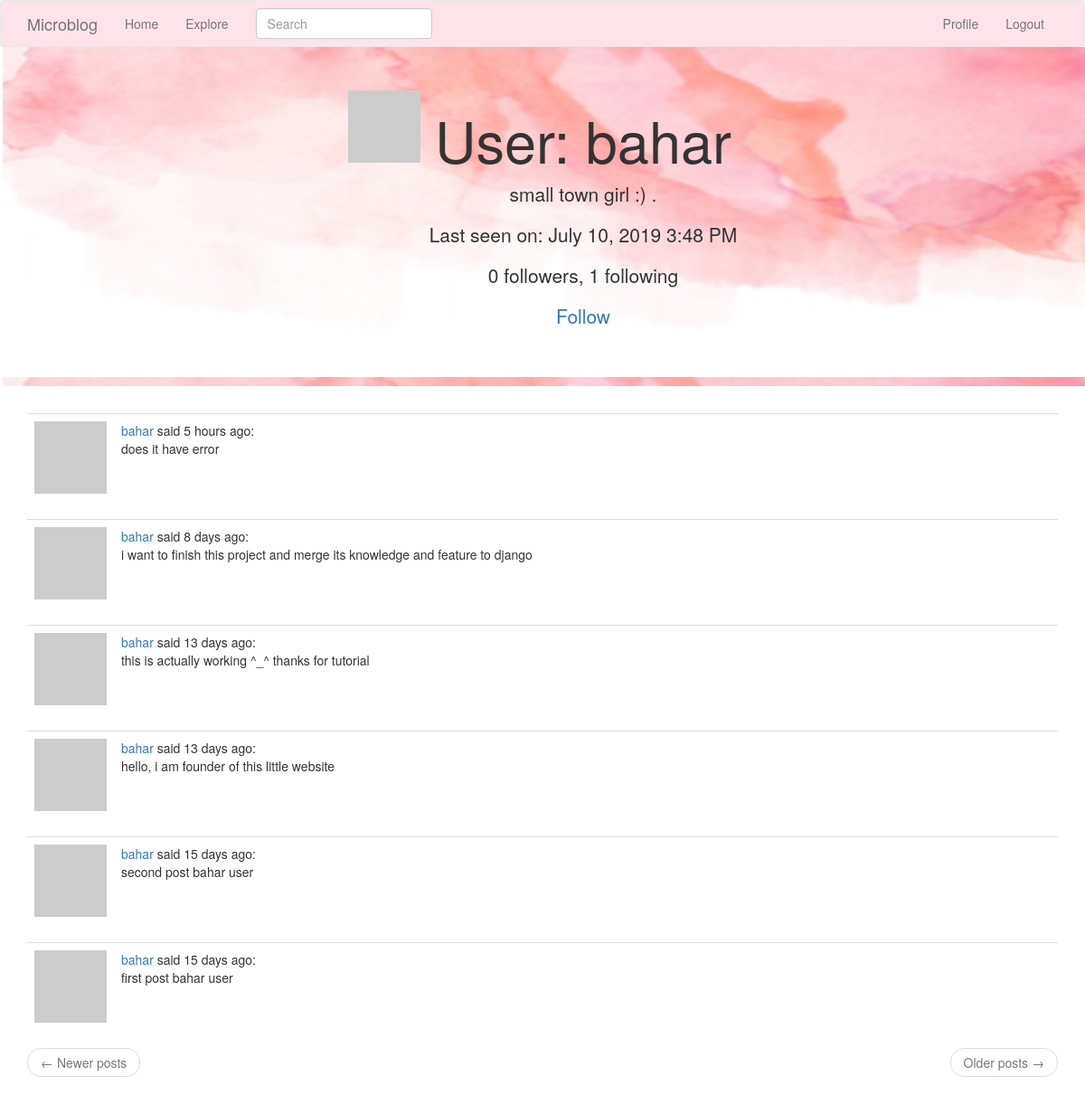
Before: /user/bahar (signed in) with the older database file.
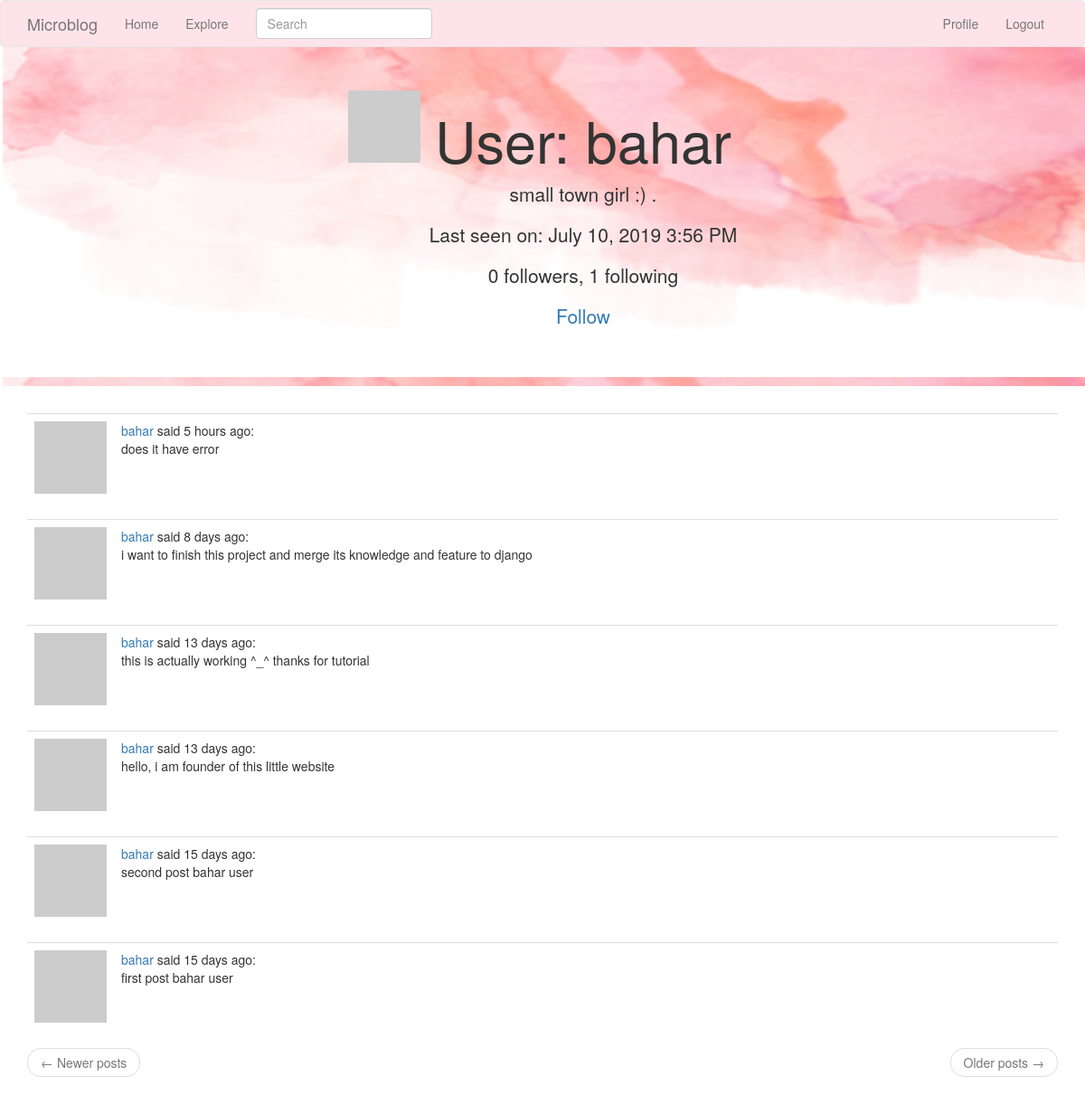
After: the same page with the newer database file.
### app/models.py (models this page shows, shortened)
class User(UserMixin, db.Model):
    id = db.Column(db.Integer, primary_key=True)
    username = db.Column(db.String(64), index=True, unique=True)
    email = db.Column(db.String(120), index=True, unique=True)
    password_hash = db.Column(db.String(128))
    posts = db.relationship('Post', backref='author', lazy='dynamic')
    about_me = db.Column(db.String(140))
    last_seen = db.Column(db.DateTime, default=datetime.utcnow)
    def avatar(self, size):
        digest = md5(self.email.lower().encode('utf-8')).hexdigest()
        return 'https://www.gravatar.com/avatar/{}?d=identicon&s={}'.format(
            digest, size)
    followed = db.relationship(
        'User', secondary=followers,
        primaryjoin=(followers.c.follower_id == id),
        secondaryjoin=(followers.c.followed_id == id),
        backref=db.backref('followers', lazy='dynamic'), lazy='dynamic')
    def is_following(self, user):
        return self.followed.filter(
            followers.c.followed_id == user.id).count() > 0

### app/main/routes.py (the view)
@bp.route('/user/<username>')
@login_required
def user(username):
    user = User.query.filter_by(username=username).first_or_404()
    page = request.args.get('page', 1, type=int)
    posts = user.posts.order_by(Post.timestamp.desc()).paginate(
        page, current_app.config['POSTS_PER_PAGE'], False)
    next_url = url_for('main.user', username=user.username, page=posts.next_num) \
        if posts.has_next else None
    prev_url = url_for('main.user', username=user.username, page=posts.prev_num) \
        if posts.has_prev else None
    return render_template('user.html', user=user, posts=posts.items,
                           next_url=next_url, prev_url=prev_url)

### app/main/forms.py
class SearchForm(FlaskForm):
    q = StringField(_l('Search'), validators=[DataRequired()])
    def __init__(self, *args, **kwargs):
        if 'formdata' not in kwargs:
            kwargs['formdata'] = request.args
        if 'csrf_enabled' not in kwargs:
            kwargs['csrf_enabled'] = False
        super(SearchForm, self).__init__(*args, **kwargs)

### app/main/routes.py (called while the page is built)
@bp.before_app_request
def before_request():
    if current_user.is_authenticated:
        current_user.last_seen = datetime.utcnow()
        db.session.commit()
        g.search_form = SearchForm()
    g.locale = str(get_locale())

### app/models.py (called while the page is built)
@login.user_loader
def load_user(id):
    return User.query.get(int(id))

    @classmethod
    def before_commit(cls, session):
        session._changes = {
            'add': list(session.new),
            'update': list(session.dirty),
            'delete': list(session.deleted)
        }

### app/templates/user.html
{% extends "base.html" %}
{% block app_content %}
    <div class="jumbotron text-center" style="background-image: url({{url_for('static', filename='bg1.png')}});">
    <table align="center">
        <tr valign="top">
            <td style="padding-right:10px;"><img src="{{ user.avatar(128) }}"></td>
            <td><h1>{{ _('User') }}: {{ user.username }}</h1>
        {% if user.about_me %}<p>{{ user.about_me }}</p>{% endif %}
        {% if user.last_seen %}<p>{{ _('Last seen on') }}: {{ moment(user.last_seen).format('LLL') }}</p>{% endif %}
        <p>{{ _('%(count)d followers', count=user.followers.count()) }}, {{ _('%(count)d following', count=user.followed.count()) }}</p>
        {% if user == current_user %}
        <p><a href="{{ url_for('main.edit_profile') }}">{{ _('Edit your profile') }}</a></p>
        {% elif not current_user.is_following(user) %}
        <p><a href="{{ url_for('main.follow', username=user.username) }}">{{ _('Follow') }}</a></p>
        {% else %}
        <p><a href="{{ url_for('main.unfollow', username=user.username) }}">{{ _('Unfollow') }}</a></p>
        {% endif %}
            </td>
        </tr>
    </table>
    </div>
    <div class="container" >
    {% for post in posts %}
        {% include '_post.html' %}
    {% endfor %}
    <nav aria-label="...">
        <ul class="pager">
            <li class="previous{% if not prev_url %} disabled{% endif %}">
                <a href="{{ prev_url or '#' }}">
                    <span aria-hidden="true">&larr;</span> {{ _('Newer posts') }}
                </a>
            </li>
            <li class="next{% if not next_url %} disabled{% endif %}">
                <a href="{{ next_url or '#' }}">
                    {{ _('Older posts') }} <span aria-hidden="true">&rarr;</span>
                </a>
            </li>
        </ul>
    </nav>
    </div>
{% endblock %}

Changed rows visible on the page:
changed User "bahar": last_seen "July 10, 2019 3:48 PM" → "July 10, 2019 3:56 PM"
